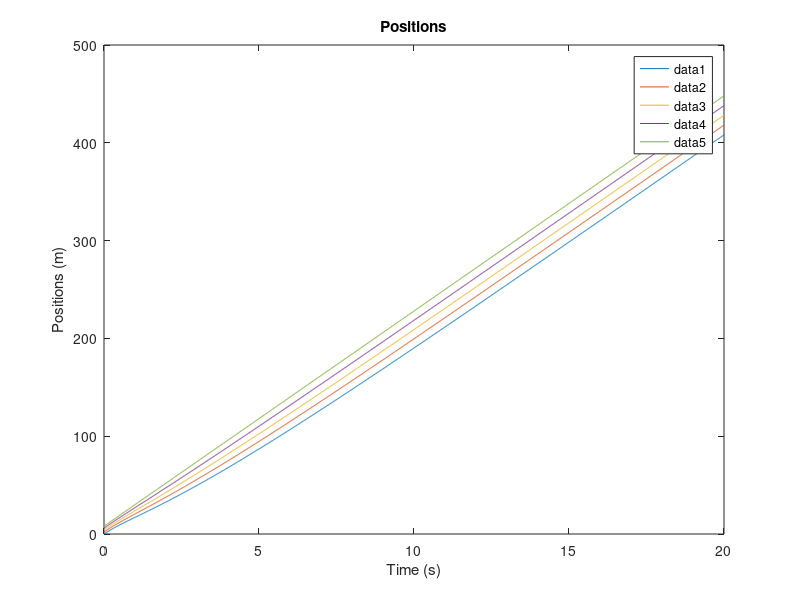
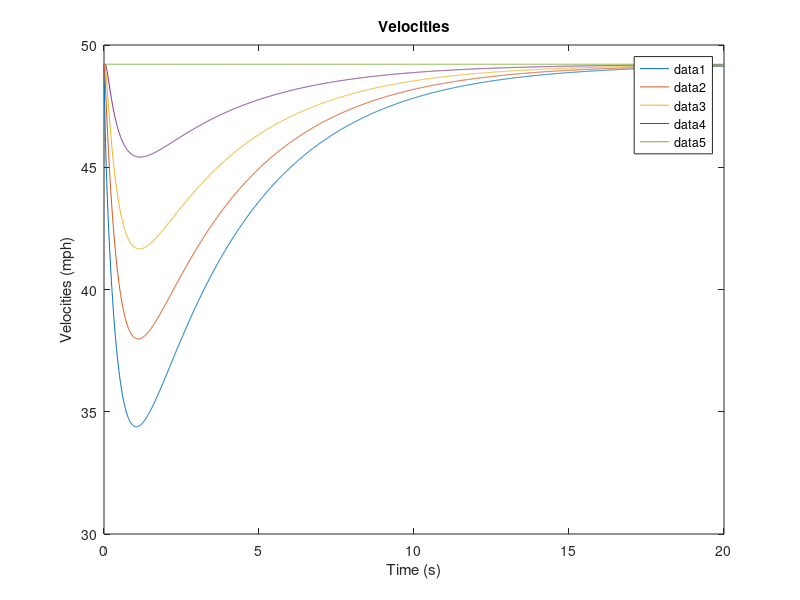
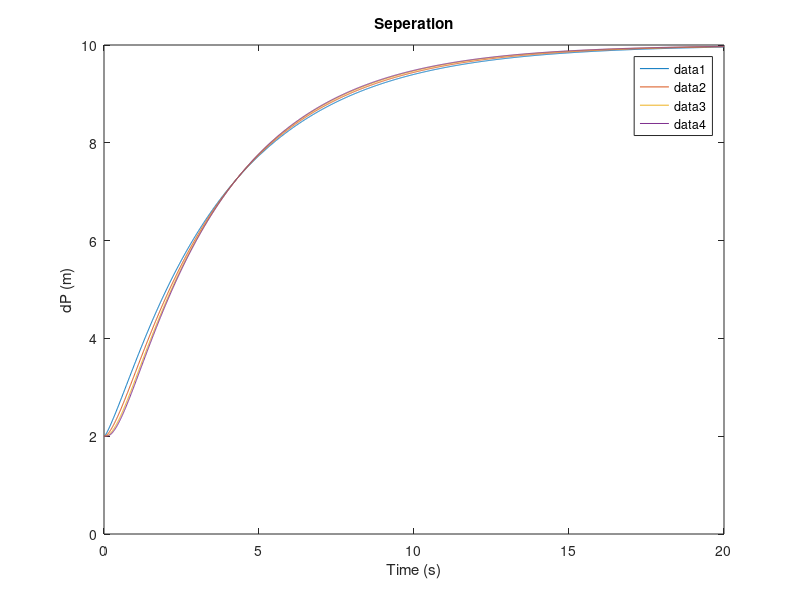
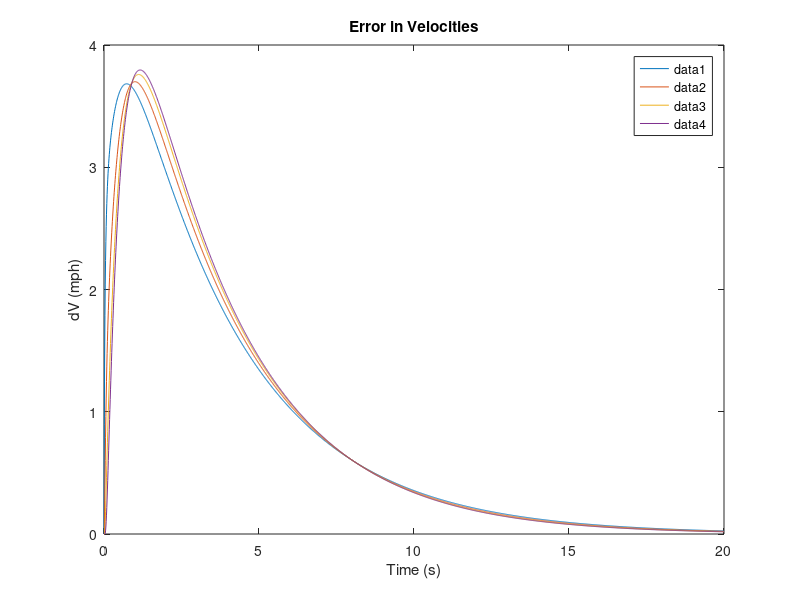

Reproduce these figures in MATLAB, in order.
%% Vehicle Platoon

close all; clc; clear;

%% Functions

kpi = 5;
kdi = 20;
d = 10;

N = 5; % Platoon size with Leader

R = or(mod((3:N*5-2),5)==1,mod((3:N*5-2),5)==3)' .* d; % Reference Signal
R(end) = 0;

W = @(t) t*0; % Acceleration of the leader.
G = zeros(2*N,1);
G(end) = 1;

A = diag(mod((1:N*2-1),2)==1,1)*1;
B = zeros(2*N,N);
C = zeros(N*5-4,2*N);
for n=2:2:2*N
    B(n,n/2) = 1;
end

Ci = [-1  0  1  0  0  0; ...
       0 -1  0  1  0  0; ...
       0  0 -1  0  1  0; ...
       0  0  0 -1  0  1; ...
       0  0  0  1  0  0];
   
C1 = [ -1  0  1  0; ...
        0 -1  0  1; ...
        0  1  0  0];

CN = [ -1  0  1  0; ...
        0 -1  0  1; ...
        0  0  0  1];

C(1:3,1:4) = C1;
C(end-2:end,end-3:end) = CN;

K = zeros(N,length(R));
Ki = [kpi kdi -kpi -kdi 0];
K1 = [-kpi -kdi 0];
KN = [kpi kdi 0];

K(1,1:3) = K1;
K(end,end-2:end) = KN;

for n=0:N-3
    C(((n)*5+4):((n)*5+8),((n)*2 + 1):((n)*2 + 6)) = Ci;
    
    K(n+2,n*5+4:n*5+8) = Ki;
end

% simulate instability
K_a = K;
% %kps
% K_a(4,14) = -3;
% K_a(4,16) = 3;
%kds
K_a(4,15) = -0.5;
K_a(4,17) = 0.5;

% attacker modifying C
% C(7,:) = -0.7*C(7,:);
% C(15,:) = -0.7*C(15,:);

B(end,end) = 0;

A_tilda = A-B*K*C;
%A_tilda = A-B*K_a*C;
% U_tilda = B*K*R+G*W(1);

U_tilda = B*K*R;
%U_tilda = B*K_a*R;

% Eigen_A_tilda = eig(A_tilda);

%% simulation

X0  = [0 22 2 22 4 22 6 22 8 22]';
% X0  = zeros(N*2,1);
% X0(end) = 22.352; % 50 mph in m/s


% Xdot = @(t,X) (A_tilda * X + U_tilda);

% [t,X] = ode45(@(t,X) Xdot(t,X,A_tilda,U_tilda),[0 20],X0);

%% Simulation Euler-Cauchy
tf = 20;
dt = 0.01;

clear X t
t=0:dt:20;

X(1,:) = X0';

for n=2:length(t)
    E(n-1,:) = (R - C*X(n-1,:)')';
    U(n-1,:) = (K*E(n-1,:)');
    Xd = A*X(n-1,:)' + B*U(n-1,:)';
    X(n,:) = X(n-1,:) + dt*Xd';
end
%% Plots
U = -K*C*X'+K*R;
%U = -K_a*C*X'+K_a*R;

maxA = 13.4112; % 30 mph/s in m/s^2
minA = -13.4112; % -30 mph/s m/s^2

% U(maxA<U)=maxA;
% U(-maxA>U)=maxA;

for n=1:N
figure(1); plot(t,X(:,n*2-1)); hold on;
end
title('Positions');
xlabel('Time (s)');
ylabel('Positions (m)');
legend('show')


for n=1:N
figure(2); plot(t,X(:,n*2).*2.23694); hold on
end
title('Velocities');
xlabel('Time (s)');
ylabel('Velocities (mph)');
legend('show')


for n=1:N-1
figure(3); plot(t,X(:,(n+1)*2-1)-X(:,(n)*2-1)); hold on;
end
title('Seperation');
xlabel('Time (s)');
ylabel('dP (m)');
legend('show')


for n=1:N-1
figure(4); plot(t,X(:,(n+1)*2).*2.23694-X(:,n*2).*2.23694); hold on
end
title('Error in Velocities');
xlabel('Time (s)');
ylabel('dV (mph)');
legend('show')

for n=1:N-1
figure(5); plot(t,U(n,:)./9.806); hold on
end
title('Accelerations');
xlabel('Time (s)');
ylabel('Accelerations (g)');
legend('show')

